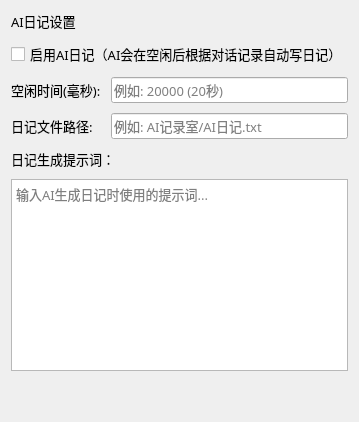
             <widget class="QWidget" name="tab_ai_diary">
              <attribute name="title">
               <string>AI日记</string>
              </attribute>
              <layout class="QVBoxLayout" name="verticalLayout_ai_diary">
               <property name="spacing">
                <number>10</number>
               </property>
               <item>
                <layout class="QVBoxLayout" name="verticalLayout_diary_header">
                 <item>
                  <widget class="QLabel" name="label_diary_title">
                   <property name="font">
                    <font>
                     <family>微软雅黑</family>
                     <pointsize>10</pointsize>
                    </font>
                   </property>
                   <property name="text">
                    <string>AI日记设置</string>
                   </property>
                  </widget>
                 </item>
                 <item>
                  <widget class="QCheckBox" name="checkBox_diary_enabled">
                   <property name="font">
                    <font>
                     <family>微软雅黑</family>
                     <pointsize>10</pointsize>
                    </font>
                   </property>
                   <property name="text">
                    <string>启用AI日记（AI会在空闲后根据对话记录自动写日记）</string>
                   </property>
                   <property name="checked">
                    <bool>false</bool>
                   </property>
                  </widget>
                 </item>
                </layout>
               </item>
               <item>
                <layout class="QGridLayout" name="gridLayout_diary">
                 <item row="0" column="0">
                  <widget class="QLabel" name="label_diary_idle_time">
                   <property name="font">
                    <font>
                     <family>微软雅黑</family>
                     <pointsize>10</pointsize>
                    </font>
                   </property>
                   <property name="text">
                    <string>空闲时间(毫秒):</string>
                   </property>
                  </widget>
                 </item>
                 <item row="0" column="1">
                  <widget class="QLineEdit" name="lineEdit_diary_idle_time">
                   <property name="font">
                    <font>
                     <family>微软雅黑</family>
                     <pointsize>10</pointsize>
                    </font>
                   </property>
                   <property name="placeholderText">
                    <string>例如: 20000 (20秒)</string>
                   </property>
                  </widget>
                 </item>
                 <item row="1" column="0">
                  <widget class="QLabel" name="label_diary_file">
                   <property name="font">
                    <font>
                     <family>微软雅黑</family>
                     <pointsize>10</pointsize>
                    </font>
                   </property>
                   <property name="text">
                    <string>日记文件路径:</string>
                   </property>
                  </widget>
                 </item>
                 <item row="1" column="1">
                  <widget class="QLineEdit" name="lineEdit_diary_file">
                   <property name="font">
                    <font>
                     <family>微软雅黑</family>
                     <pointsize>10</pointsize>
                    </font>
                   </property>
                   <property name="placeholderText">
                    <string>例如: AI记录室/AI日记.txt</string>
                   </property>
                  </widget>
                 </item>
                </layout>
               </item>
               <item>
                <layout class="QVBoxLayout" name="verticalLayout_diary_prompt">
                 <item>
                  <widget class="QLabel" name="label_diary_prompt">
                   <property name="font">
                    <font>
                     <family>微软雅黑</family>
                     <pointsize>10</pointsize>
                    </font>
                   </property>
                   <property name="text">
                    <string>日记生成提示词：</string>
                   </property>
                  </widget>
                 </item>
                 <item>
                  <widget class="QTextEdit" name="textEdit_diary_prompt">
                   <property name="minimumSize">
                    <size>
                     <width>0</width>
                     <height>0</height>
                    </size>
                   </property>
                   <property name="font">
                    <font>
                     <family>微软雅黑</family>
                     <pointsize>10</pointsize>
                    </font>
                   </property>
                   <property name="placeholderText">
                    <string>输入AI生成日记时使用的提示词...</string>
                   </property>
                  </widget>
                 </item>
                </layout>
               </item>
               <item>
                <spacer name="verticalSpacer_diary">
                 <property name="orientation">
                  <enum>Qt::Vertical</enum>
                 </property>
                 <property name="sizeHint" stdset="0">
                  <size>
                   <width>20</width>
                   <height>40</height>
                  </size>
                 </property>
                </spacer>
               </item>
              </layout>
             </widget>
